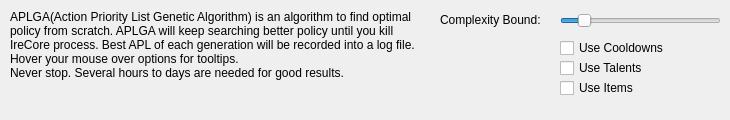
          <widget class="QWidget" name="tab_6">
           <attribute name="title">
            <string>APLGA</string>
           </attribute>
           <widget class="QLabel" name="label_53">
            <property name="geometry">
             <rect>
              <x>10</x>
              <y>10</y>
              <width>421</width>
              <height>101</height>
             </rect>
            </property>
            <property name="text">
             <string>APLGA(Action Priority List Genetic Algorithm) is an algorithm to find optimal policy from scratch. APLGA will keep searching better policy until you kill IreCore process. Best APL of each generation will be recorded into a log file.
Hover your mouse over options for tooltips.
Never stop. Several hours to days are needed for good results.</string>
            </property>
            <property name="alignment">
             <set>Qt::AlignLeading|Qt::AlignLeft|Qt::AlignTop</set>
            </property>
            <property name="wordWrap">
             <bool>true</bool>
            </property>
           </widget>
           <widget class="QCheckBox" name="checkAPLGAUseTalents">
            <property name="geometry">
             <rect>
              <x>560</x>
              <y>60</y>
              <width>121</width>
              <height>16</height>
             </rect>
            </property>
            <property name="text">
             <string>Use Talents</string>
            </property>
           </widget>
           <widget class="QCheckBox" name="checkAPLGAUseCooldowns">
            <property name="geometry">
             <rect>
              <x>560</x>
              <y>40</y>
              <width>121</width>
              <height>16</height>
             </rect>
            </property>
            <property name="text">
             <string>Use Cooldowns</string>
            </property>
           </widget>
           <widget class="QCheckBox" name="checkAPLGAUseItems">
            <property name="geometry">
             <rect>
              <x>560</x>
              <y>80</y>
              <width>121</width>
              <height>16</height>
             </rect>
            </property>
            <property name="text">
             <string>Use Items</string>
            </property>
           </widget>
           <widget class="QSlider" name="sliderAPLGAComplexity">
            <property name="geometry">
             <rect>
              <x>560</x>
              <y>10</y>
              <width>161</width>
              <height>22</height>
             </rect>
            </property>
            <property name="minimum">
             <number>15</number>
            </property>
            <property name="maximum">
             <number>100</number>
            </property>
            <property name="pageStep">
             <number>5</number>
            </property>
            <property name="value">
             <number>25</number>
            </property>
            <property name="orientation">
             <enum>Qt::Horizontal</enum>
            </property>
            <property name="tickPosition">
             <enum>QSlider::NoTicks</enum>
            </property>
           </widget>
           <widget class="QLabel" name="label_44">
            <property name="geometry">
             <rect>
              <x>440</x>
              <y>10</y>
              <width>111</width>
              <height>20</height>
             </rect>
            </property>
            <property name="text">
             <string>Complexity Bound:</string>
            </property>
            <property name="textFormat">
             <enum>Qt::PlainText</enum>
            </property>
           </widget>
          </widget>
